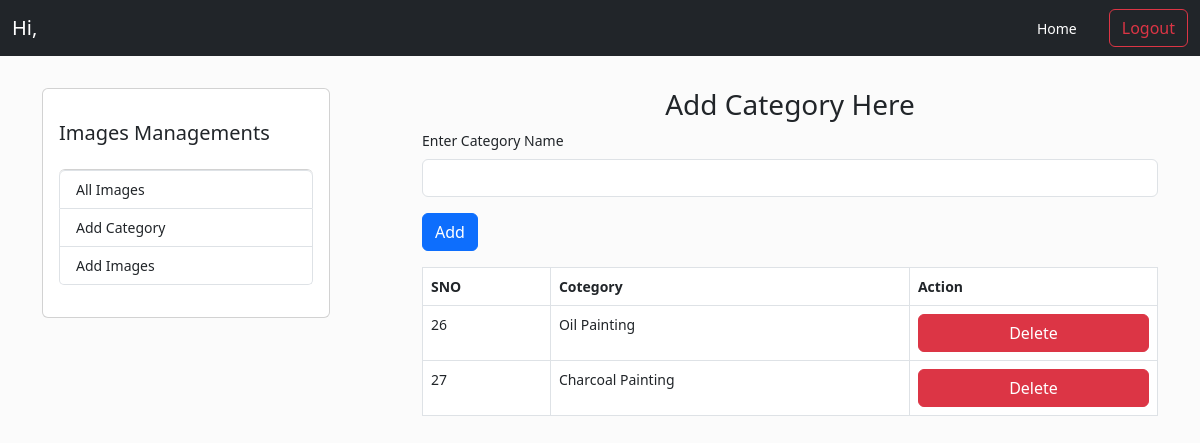
The app's page /index.php/dash/add_category with its own data.
### tables this page shows
CREATE TABLE `image_category` (
  `category_id` int(50) NOT NULL,
  `category` varchar(50) NOT NULL,
  `created_at` datetime DEFAULT current_timestamp()
);

### application/controllers/Dash.php (called while the page is built, shortened)
<?php
class Dash extends CI_Controller {
	public function add_category()
	{
        $this->load->view('dashboard/include/header');
		$this->load->view('dashboard/add_category');
	}
}

### index.php (called while the page is built, shortened)
<?php
require_once BASEPATH.'core/CodeIgniter.php';

### application/views/dashboard/categorylist.php (the view)
<div class="mt-3">
<table class="table table-bordered">
            <tr>
                <th>SNO</th>
                <th>Cotegory</th>
                <th>Action</th>
            </tr>
            <?php
           $category_list=$this->db->get('image_category');
           foreach ($category_list->result() as $category)
           { ?>
           <tr>
                <td><?php echo $category->category_id;?></td>
                <td><?php echo $category->category;?></td>
                <td><a href="<?php echo site_url()?>Image_operation/delete_category_process/<?php echo $category->category_id;?>" class="btn btn-danger w-100 btn-xs">Delete</a></td>
                </tr>
                <?php }
           ?>
           </table>
</div>

### assets/css/dashboard.css (style rules this page uses)
* { margin: 0; padding: 0; }
body { background-color: rgb(251, 251, 251); }

### records on screen
image_category: category_id "26", category "Oil Painting"
image_category: category_id "27", category "Charcoal Painting"
